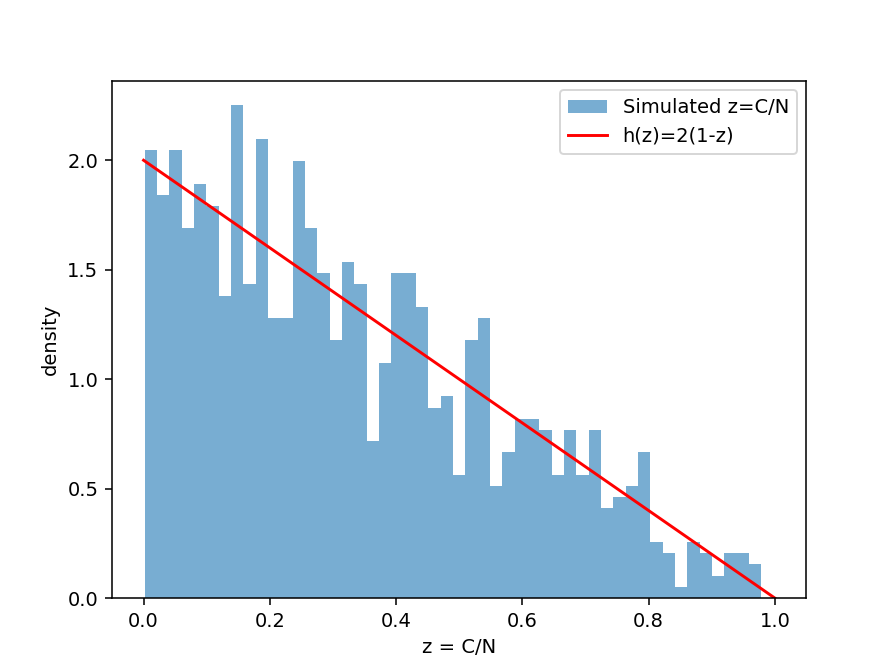

Recreate this plot in Python.
import numpy as np
import matplotlib.pyplot as plt

rng = np.random.default_rng(0)
R = 1000
N_target = 10000

C = np.ones(R)
N = 3
while N < N_target:
    p = C / N
    C = C + (rng.random(R) < p)
    N += 1

z = C / N_target

mean_emp, sd_emp = z.mean(), z.std()
mean_th, sd_th = 1/3, 1/(3*np.sqrt(2))

print(f"empirical mean = {mean_emp:.5f}, theory = {mean_th:.5f}")
print(f"empirical SD/mean = {sd_emp/mean_emp:.5f}, theory = {sd_th/mean_th:.5f}")
print(f"smallest core = {C.min():.0f}, largest core = {C.max():.0f}")

zz = np.linspace(0, 1, 500)
plt.hist(z, bins=50, density=True, alpha=0.6, label='Simulated z=C/N')
plt.plot(zz, 2*(1-zz), 'r-', label='h(z)=2(1-z)')
plt.xlabel('z = C/N'); plt.ylabel('density'); plt.legend()
plt.savefig('HW2 problem5c.png', dpi=140)
